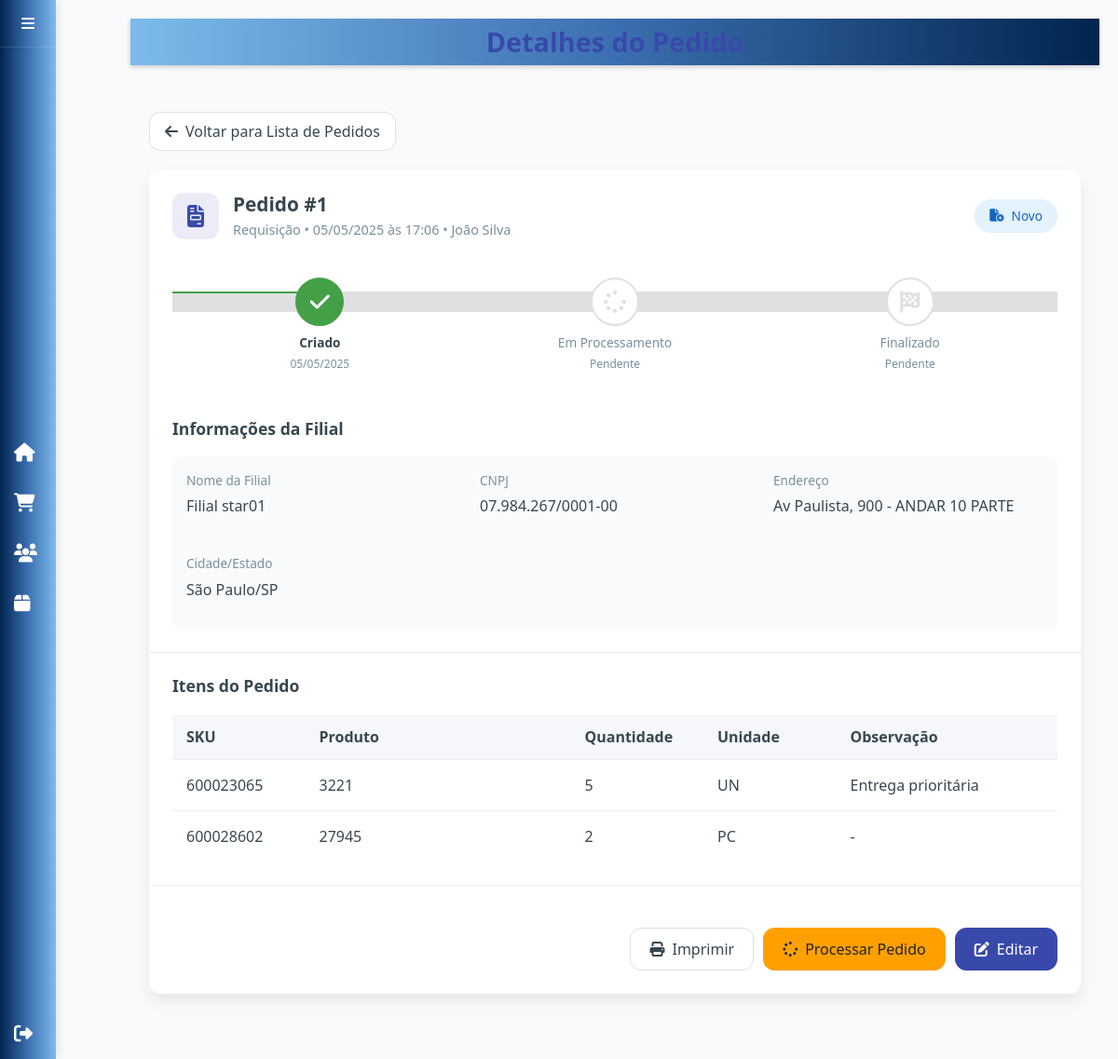
The page /pages/admin/detalhes_pedido.php?id=1 (signed in) on the database its author committed.
### tables this page shows
CREATE TABLE pedidos (
    id INT AUTO_INCREMENT PRIMARY KEY,
    data DATETIME DEFAULT CURRENT_TIMESTAMP,
    tipo_pedido ENUM('requisicao', 'troca', 'doacao', 'devolucao') NOT NULL DEFAULT 'requisicao',
    status ENUM('novo', 'processo', 'finalizado') NOT NULL DEFAULT 'novo',
    filial_id INT,
    usuario_id INT,
    observacoes TEXT,
    data_processamento DATETIME,
    data_finalizacao DATETIME,
    data_atualizacao DATETIME DEFAULT CURRENT_TIMESTAMP ON UPDATE CURRENT_TIMESTAMP,
    FOREIGN KEY (filial_id) REFERENCES filiais(id),
    FOREIGN KEY (usuario_id) REFERENCES usuarios(id)
);

CREATE TABLE usuarios (
    id INT NOT NULL AUTO_INCREMENT PRIMARY KEY,
    username VARCHAR(255) NOT NULL,
    password VARCHAR(255) NOT NULL,
    tipo_usuario INT NOT NULL,
    cnpj VARCHAR(20),
    responsavel VARCHAR(255),
    endereco VARCHAR(255),
    cep VARCHAR(10),
    bairro VARCHAR(100),
    cidade VARCHAR(100),
    uf CHAR(2),
    nome VARCHAR(255),
    data_cadastro DATETIME DEFAULT CURRENT_TIMESTAMP,
    FOREIGN KEY (tipo_usuario) REFERENCES tipo_usuario(id)
);

CREATE TABLE filiais (
    id INT AUTO_INCREMENT PRIMARY KEY,
    nome_filial VARCHAR(255) NOT NULL,
    cnpj VARCHAR(20) NOT NULL,
    responsavel VARCHAR(255),
    endereco VARCHAR(255),
    cep VARCHAR(10),
    bairro VARCHAR(100),
    cidade VARCHAR(100),
    uf CHAR(2),
    estado CHAR(2),
    data_cadastro DATETIME DEFAULT CURRENT_TIMESTAMP
);

CREATE TABLE pedido_itens (
    id INT AUTO_INCREMENT PRIMARY KEY,
    pedido_id INT,
    sku INT,
    quantidade INT,
    observacao TEXT,
    data_cadastro DATETIME DEFAULT CURRENT_TIMESTAMP,
    FOREIGN KEY (pedido_id) REFERENCES pedidos(id),
    FOREIGN KEY (sku) REFERENCES produtos(sku)
);

CREATE TABLE produtos (
    sku INT NOT NULL PRIMARY KEY,
    produto VARCHAR(255) NOT NULL,
    grupo VARCHAR(255) NOT NULL,
    unidade_medida VARCHAR(10) DEFAULT 'UN'
);

### pages/admin/detalhes_pedido.php (the view, shortened to what this page needs)
<?php
require_once '../../includes/db.php';
$pedido_id = intval($_GET['id']);
$query = "SELECT p.*, f.nome_filial, f.cnpj, f.endereco, f.cidade, f.estado, u.nome as usuario_nome
          FROM pedidos p
          JOIN filiais f ON p.filial_id = f.id
          JOIN usuarios u ON p.usuario_id = u.id
          WHERE p.id = ?";
$stmt = $conn->prepare($query);
$stmt->bind_param("i", $pedido_id);
$stmt->execute();
$resultado = $stmt->get_result();
$pedido = $resultado->fetch_assoc();
$query_itens = "SELECT i.*, pr.produto, pr.unidade_medida
                FROM pedido_itens i
                JOIN produtos pr ON i.sku = pr.sku
                WHERE i.pedido_id = ?";
$stmt_itens = $conn->prepare($query_itens);
$stmt_itens->bind_param("i", $pedido_id);
$stmt_itens->execute();
$itens = $stmt_itens->get_result();
$statusInfo = [
    'novo' => [
        'bg' => '#E3F2FD',
        'text' => '#1565C0',
        'icon' => 'fa-file-circle-plus',
        'label' => 'Novo'
    ],
    'processo' => [
        'bg' => '#FFF8E1',
        'text' => '#F57F17',
        'icon' => 'fa-spinner',
        'label' => 'Em Processo'
    ],
    'finalizado' => [
        'bg' => '#E8F5E9',
        'text' => '#2E7D32',
        'icon' => 'fa-circle-check',
        'label' => 'Finalizado'
    ]
];
$tipoPedidoInfo = [
    'requisicao' => [
        'icon' => 'fa-file-invoice',
        'label' => 'Requisição'
    ],
    'troca' => [
        'icon' => 'fa-exchange-alt',
        'label' => 'Troca'
    ],
    'doacao' => [
        'icon' => 'fa-gift',
        'label' => 'Doação'
    ],
    'devolucao' => [
        'icon' => 'fa-undo-alt',
        'label' => 'Devolução'
    ]
];
$currentStatus = $statusInfo[$pedido['status']] ?? $statusInfo['novo'];
$tipoPedido = $tipoPedidoInfo[$pedido['tipo_pedido']] ?? ['icon' => 'fa-question-circle', 'label' => 'Desconhecido'];
?>
<!DOCTYPE html>
<html lang="pt-BR">
<head>
    <link href="https://stackpath.bootstrapcdn.com/bootstrap/4.5.2/css/bootstrap.min.css" rel="stylesheet">
    <link rel="stylesheet" href="https://cdnjs.cloudflare.com/ajax/libs/font-awesome/6.5.0/css/all.min.css">
    <link rel="stylesheet" href="../../css/pedidos.css">
</head>
<body>
    <div class="sidebar">
        <div class="sidebar-header">
            <i class="fas fa-bars"></i>
        </div>
        <div>
            <a href="dashboard.php">
                <i class="fas fa-home icon"></i>
            </a>
            <a href="pedidos.php">
                <i class="fas fa-shopping-cart icon"></i>
            </a>
            <a href="usuarios.php">
                <i class="fas fa-users icon"></i>
            </a>
            <a href="produtos.php">
                <i class="fas fa-box icon"></i>
            </a>
        </div>
        <a href="../../logout/logout.php">
            <i class="fas fa-sign-out-alt icon"></i>
        </a>
    </div>
    <div class="content">
        <div class="header">
            <h1>Detalhes do Pedido</h1>
        </div>
        <div class="main-content">
            <a href="pedidos.php" class="back-button">
                <i class="fas fa-arrow-left"></i> Voltar para Lista de Pedidos
            </a>
            <div class="order-main-card">
                <div class="order-header">
                    <div class="order-id-container">
                        <div class="order-id">
                            <div class="type-icon-wrapper">
                                <i class="fas <?= $tipoPedido['icon'] ?> type-icon"></i>
                            </div>
                            <div>
                                <h2 class="order-number">Pedido #<?= $pedido_id ?></h2>
                                <div class="order-date">
                                    <?= ucfirst($tipoPedido['label']) ?> • <?= date('d/m/Y \à\s H:i', strtotime($pedido['data'])) ?> • <?= $pedido['usuario_nome'] ?>
                                </div>
                            </div>
                        </div>
                        <div class="status-container">
                            <div class="status-badge" style="background-color: <?= $currentStatus['bg'] ?>; color: <?= $currentStatus['text'] ?>;">
                                <i class="fas <?= $currentStatus['icon'] ?>"></i>
                                <?= $currentStatus['label'] ?>
                            </div>
                        </div>
                    </div>
                </div>
                <div class="progress-container">
                    <?php
                    $progressWidth = 0;
                    if ($pedido['status'] == 'novo') {
                        $progressWidth = "17%";
                    } elseif ($pedido['status'] == 'processo') {
                        $progressWidth = "50%";
                    } elseif ($pedido['status'] == 'finalizado') {
                        $progressWidth = "100%";
                    }
                    ?>
                    <div class="progress-steps">
                        <div class="progress-line" style="width: <?= $progressWidth ?>"></div>
                        <div class="progress-step completed">
                            <div class="step-icon">
                                <i class="fas fa-check"></i>
                            </div>
                            <div class="step-text">Criado</div>
                            <div class="step-date"><?= date('d/m/Y', strtotime($pedido['data'])) ?></div>
                        </div>
                        <div class="progress-step <?= ($pedido['status'] == 'processo' || $pedido['status'] == 'finalizado') ? 'completed' : '' ?>">
                            <div class="step-icon">
                                <?= ($pedido['status'] == 'processo' || $pedido['status'] == 'finalizado') ? '<i class="fas fa-check"></i>' : '<i class="fas fa-spinner"></i>' ?>
                            </div>
                            <div class="step-text">Em Processamento</div>
                            <div class="step-date">
                                <?= isset($pedido['data_processamento']) && $pedido['data_processamento'] ? date('d/m/Y', strtotime($pedido['data_processamento'])) : 'Pendente' ?>
                            </div>
                        </div>
                        <div class="progress-step <?= $pedido['status'] == 'finalizado' ? 'completed' : '' ?>">
                            <div class="step-icon">
                                <?= $pedido['status'] == 'finalizado' ? '<i class="fas fa-check"></i>' : '<i class="fas fa-flag-checkered"></i>' ?>
                            </div>
                            <div class="step-text">Finalizado</div>
                            <div class="step-date">
                                <?= isset($pedido['data_finalizacao']) && $pedido['data_finalizacao'] ? date('d/m/Y', strtotime($pedido['data_finalizacao'])) : 'Pendente' ?>
                            </div>
                        </div>
                    </div>
                </div>
                <div class="content-section">
                    <h3 class="section-title">Informações da Filial</h3>
                    <div class="address-card">
                        <div class="info-grid">
                            <div class="info-item">
                                <div class="info-label">Nome da Filial</div>
                                <div class="info-value"><?= $pedido['nome_filial'] ?></div>
                            </div>
                            <div class="info-item">
                                <div class="info-label">CNPJ</div>
                                <div class="info-value">
                                    <?= preg_replace('/(\d{2})(\d{3})(\d{3})(\d{4})(\d{2})/', '$1.$2.$3/$4-$5', $pedido['cnpj']) ?>
                                </div>
                            </div>
                            <div class="info-item">
                                <div class="info-label">Endereço</div>
                                <div class="info-value"><?= $pedido['endereco'] ?></div>
                            </div>
                            <div class="info-item">
                                <div class="info-label">Cidade/Estado</div>
                                <div class="info-value"><?= $pedido['cidade'] ?>/<?= $pedido['estado'] ?></div>
                            </div>
                        </div>
                    </div>
                </div>
                <div class="content-section">
                    <h3 class="section-title">Itens do Pedido</h3>
                    <div class="table-responsive">
                        <table class="items-table">
                            <thead>
                                <tr>
                                    <th style="width: 15%">SKU</th>
                                    <th style="width: 30%">Produto</th>
                                    <th style="width: 15%">Quantidade</th>
                                    <th style="width: 15%">Unidade</th>
                                    <th style="width: 25%">Observação</th>
                                </tr>
                            </thead>
                            <tbody>
                                <?php
                                if ($itens->num_rows > 0):
                                    while ($item = $itens->fetch_assoc()):
                                ?>
                                <tr>
                                    <td><?= $item['sku'] ?></td>
                                    <td><?= $item['produto'] ?></td>
                                    <td><?= $item['quantidade'] ?></td>
                                    <td><?= $item['unidade_medida'] ?></td>
                                    <td><?= !empty($item['observacao']) ? $item['observacao'] : '-' ?></td>
                                </tr>
                                <?php
                                    endwhile;
                                else:
                                ?>
                                <tr>
                                    <td colspan="5" class="text-center">Nenhum item encontrado para este pedido.</td>
                                </tr>
                                <?php endif; ?>
                            </tbody>
                        </table>
                    </div>
                </div>
                <div class="content-section">
                    <div class="order-actions">
                        <button class="btn btn-outline-secondary" onclick="window.print();">
                            <i class="fas fa-print"></i> Imprimir
                        </button>
                        <?php if ($pedido['status'] == 'novo'): ?>
                        <a href="processar_pedido.php?id=<?= $pedido_id ?>" class="btn btn-warning">
                            <i class="fas fa-spinner"></i> Processar Pedido
                        </a>
                        <?php elseif ($pedido['status'] == 'processo'): ?>
                        <a href="finalizar_pedido.php?id=<?= $pedido_id ?>" class="btn btn-success">
                            <i class="fas fa-check-circle"></i> Finalizar Pedido
                        </a>
                        <?php endif; ?>
                        <?php if ($pedido['status'] != 'finalizado'): ?>
                        <a href="editar_pedido.php?id=<?= $pedido_id ?>" class="btn btn-primary">
                            <i class="fas fa-edit"></i> Editar
                        </a>
                        <?php endif; ?>
                    </div>
                </div>
            </div>
        </div>
    </div>
</body>
</html>

### css/pedidos.css (style rules this page uses)
body { display: flex; font-family: 'Arial', sans-serif; margin: 0; height: 100vh; background-color: #fff4e8; }
.sidebar { width: 60px; background-image: linear-gradient(to left, rgb(124, 187, 235) 0%, rgb(60, 111, 177) 50%, rgb(0, 37, 78) 100%); transition: width 0.3s; overflow: hidden; display: flex; flex-direction: column; justify-content: space-between; box-shadow: 2px 0 10px rgba(0, 0, 0, 0.1); }
.sidebar a { display: flex; align-items: center; padding: 15px; color: white; text-decoration: none; transition: background 0.3s; }
.sidebar-header { color: white; text-align: center; padding: 13px 0; border-bottom: 1px solid rgba(255, 255, 255, 0.1); }
.icon { color: white; font-size: 20px; width: 30px; text-align: center; margin-right: 10px; }
.content { flex: 1; padding: 0; background-color: #E2EDFA; display: flex; flex-direction: column; }
.header { background-image: linear-gradient(to right, rgb(124, 187, 235) 0%, rgb(60, 111, 177) 50%, rgb(0, 37, 78) 100%); color: white; height: 50px; display: flex; align-items: center; justify-content: center; box-shadow: 0 2px 5px rgba(0, 0, 0, 0.2); margin-bottom: 0; border-radius: 0; }
.header h1 { margin: 0; font-size: 1.5rem; }
.main-content { padding: 20px; flex: 1; overflow-y: auto; }

### rows shown on the page
pedidos: tipo_pedido "Requisição", data "05/05/2025 às 17:06", usuario.nome "João Silva", status "Novo", data "05/05/2025", filial.nome_filial "Filial star01", filial.cnpj "07.984.267/0001-00", filial.endereco "Av Paulista, 900 - ANDAR 10 PARTE", filial.cidade "São Paulo", filial.estado "SP"
pedido_itens: sku "600023065", sku.produto "3221", quantidade "5", sku.unidade_medida "UN", observacao "Entrega prioritária"
pedido_itens: sku "600028602", sku.produto "27945", quantidade "2", sku.unidade_medida "PC"

### other values the page prints
$pedido_id "1"
